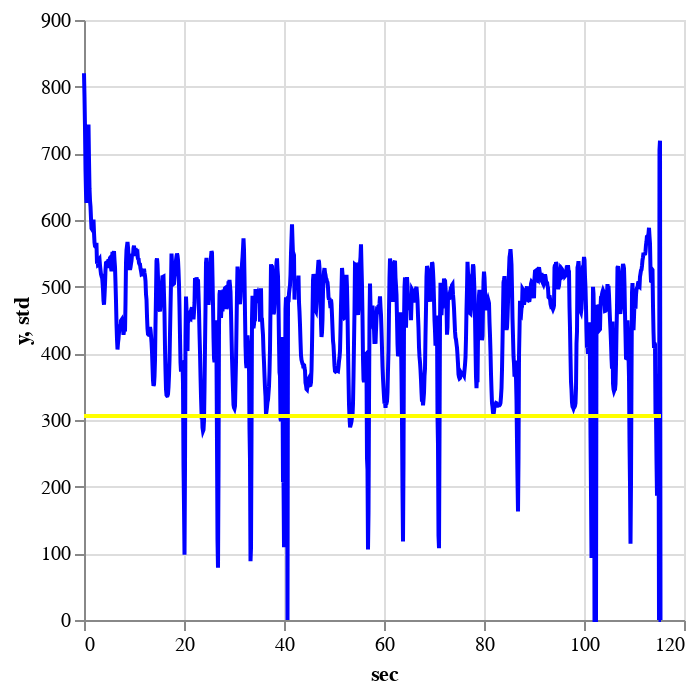

Here is the notebook cell this chart was saved with:
### Code cell
import altair as alt

df_final=df_pose

df_p10=df_final[(df_final['point']==10)].copy()  #これで変なワーニングは消える！
df_p9=df_final[(df_final['point']==9)].copy()

df_p10['std']=df_p10['y'].mean()-df_p10['y'].std()*1.5
#df_p10.loc[:,'std']=df_p10['y'].mean()-df_p10['y'].std()*1.5

base10 = alt.Chart(df_p10.reset_index()).encode(x='sec')
base9 = alt.Chart(df_p9.reset_index()).encode(x='sec')

alt.layer(
    base10.mark_line(color='blue').encode(y='y'),
    #base9.mark_line(color='red').encode(y='y'),
#    base10.mark_line(color='lightblue').encode(y='x'),
#    base9.mark_line(color='pink').encode(y='x'),
    base10.mark_line(color='yellow').encode(y='std')
)

### Figure 1 — Vega-Lite specification as saved in the notebook (floating-point values rounded to 4 significant figures; data arrays with more than 128 entries replaced by an {"elided": "..."} marker saying what was removed)
{"config": {"view": {"continuousWidth": 300, "continuousHeight": 300}}, "layer": [{"mark": {"type": "line", "color": "blue"}, "encoding": {"x": {"field": "sec", "type": "quantitative"}, "y": {"field": "y", "type": "quantitative"}}}, {"mark": {"type": "line", "color": "yellow"}, "encoding": {"x": {"field": "sec", "type": "quantitative"}, "y": {"field": "std", "type": "quantitative"}}}], "data": {"name": "data-3791a87d258e02501ed8412d68f66a10"}, "$schema": "https://vega.github.io/schema/vega-lite/v5.14.1.json", "datasets": {"data-3791a87d258e02501ed8412d68f66a10": {"elided": "1155 records"}}}
